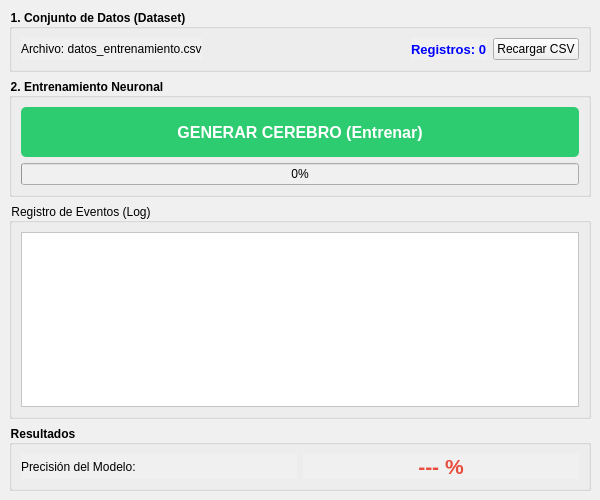
<?xml version="1.0" encoding="UTF-8"?>
<ui version="4.0">
 <class>MainWindow</class>
 <widget class="QMainWindow" name="MainWindow">
  <property name="geometry">
   <rect>
    <x>0</x>
    <y>0</y>
    <width>600</width>
    <height>500</height>
   </rect>
  </property>
  <property name="windowTitle">
   <string>Programa 2: Entrenador de IA</string>
  </property>
  <property name="styleSheet">
   <string notr="true">background-color: #f0f0f0;</string>
  </property>
  <widget class="QWidget" name="centralwidget">
   <layout class="QVBoxLayout" name="verticalLayout">
    <item>
     <widget class="QGroupBox" name="groupBox_datos">
      <property name="font">
       <font>
        <bold>true</bold>
       </font>
      </property>
      <property name="title">
       <string>1. Conjunto de Datos (Dataset)</string>
      </property>
      <layout class="QHBoxLayout" name="horizontalLayout">
       <item>
        <widget class="QLabel" name="lbl_datos_info">
         <property name="text">
          <string>Archivo: datos_entrenamiento.csv</string>
         </property>
        </widget>
       </item>
       <item>
        <spacer name="horizontalSpacer">
         <property name="orientation">
          <enum>Qt::Horizontal</enum>
         </property>
         <property name="sizeHint" stdset="0">
          <size>
           <width>40</width>
           <height>20</height>
          </size>
         </property>
        </spacer>
       </item>
       <item>
        <widget class="QLabel" name="lbl_contador">
         <property name="font">
          <font>
           <pointsize>10</pointsize>
           <bold>true</bold>
          </font>
         </property>
         <property name="styleSheet">
          <string notr="true">color: blue;</string>
         </property>
         <property name="text">
          <string>Registros: 0</string>
         </property>
        </widget>
       </item>
       <item>
        <widget class="QPushButton" name="btn_cargar">
         <property name="text">
          <string>Recargar CSV</string>
         </property>
        </widget>
       </item>
      </layout>
     </widget>
    </item>
    <item>
     <widget class="QGroupBox" name="groupBox_train">
      <property name="font">
       <font>
        <bold>true</bold>
       </font>
      </property>
      <property name="title">
       <string>2. Entrenamiento Neuronal</string>
      </property>
      <layout class="QVBoxLayout" name="verticalLayout_2">
       <item>
        <widget class="QPushButton" name="btn_entrenar">
         <property name="minimumSize">
          <size>
           <width>0</width>
           <height>50</height>
          </size>
         </property>
         <property name="font">
          <font>
           <pointsize>12</pointsize>
           <bold>true</bold>
          </font>
         </property>
         <property name="styleSheet">
          <string notr="true">background-color: #2ecc71; color: white; border-radius: 5px;</string>
         </property>
         <property name="text">
          <string>GENERAR CEREBRO (Entrenar)</string>
         </property>
        </widget>
       </item>
       <item>
        <widget class="QProgressBar" name="progressBar">
         <property name="value">
          <number>0</number>
         </property>
         <property name="alignment">
          <set>Qt::AlignCenter</set>
         </property>
        </widget>
       </item>
      </layout>
     </widget>
    </item>
    <item>
     <widget class="QGroupBox" name="groupBox_log">
      <property name="title">
       <string>Registro de Eventos (Log)</string>
      </property>
      <layout class="QVBoxLayout" name="verticalLayout_3">
       <item>
        <widget class="QPlainTextEdit" name="txt_log">
         <property name="styleSheet">
          <string notr="true">background-color: white; font-family: Courier;</string>
         </property>
         <property name="readOnly">
          <bool>true</bool>
         </property>
        </widget>
       </item>
      </layout>
     </widget>
    </item>
    <item>
     <widget class="QGroupBox" name="groupBox_res">
      <property name="font">
       <font>
        <bold>true</bold>
       </font>
      </property>
      <property name="title">
       <string>Resultados</string>
      </property>
      <layout class="QHBoxLayout" name="horizontalLayout_2">
       <item>
        <widget class="QLabel" name="label_3">
         <property name="text">
          <string>Precisión del Modelo:</string>
         </property>
        </widget>
       </item>
       <item>
        <widget class="QLabel" name="lbl_accuracy">
         <property name="font">
          <font>
           <pointsize>16</pointsize>
           <bold>true</bold>
          </font>
         </property>
         <property name="styleSheet">
          <string notr="true">color: #e74c3c;</string>
         </property>
         <property name="text">
          <string>--- %</string>
         </property>
         <property name="alignment">
          <set>Qt::AlignCenter</set>
         </property>
        </widget>
       </item>
      </layout>
     </widget>
    </item>
   </layout>
  </widget>
 </widget>
 <resources/>
 <connections/>
</ui>
